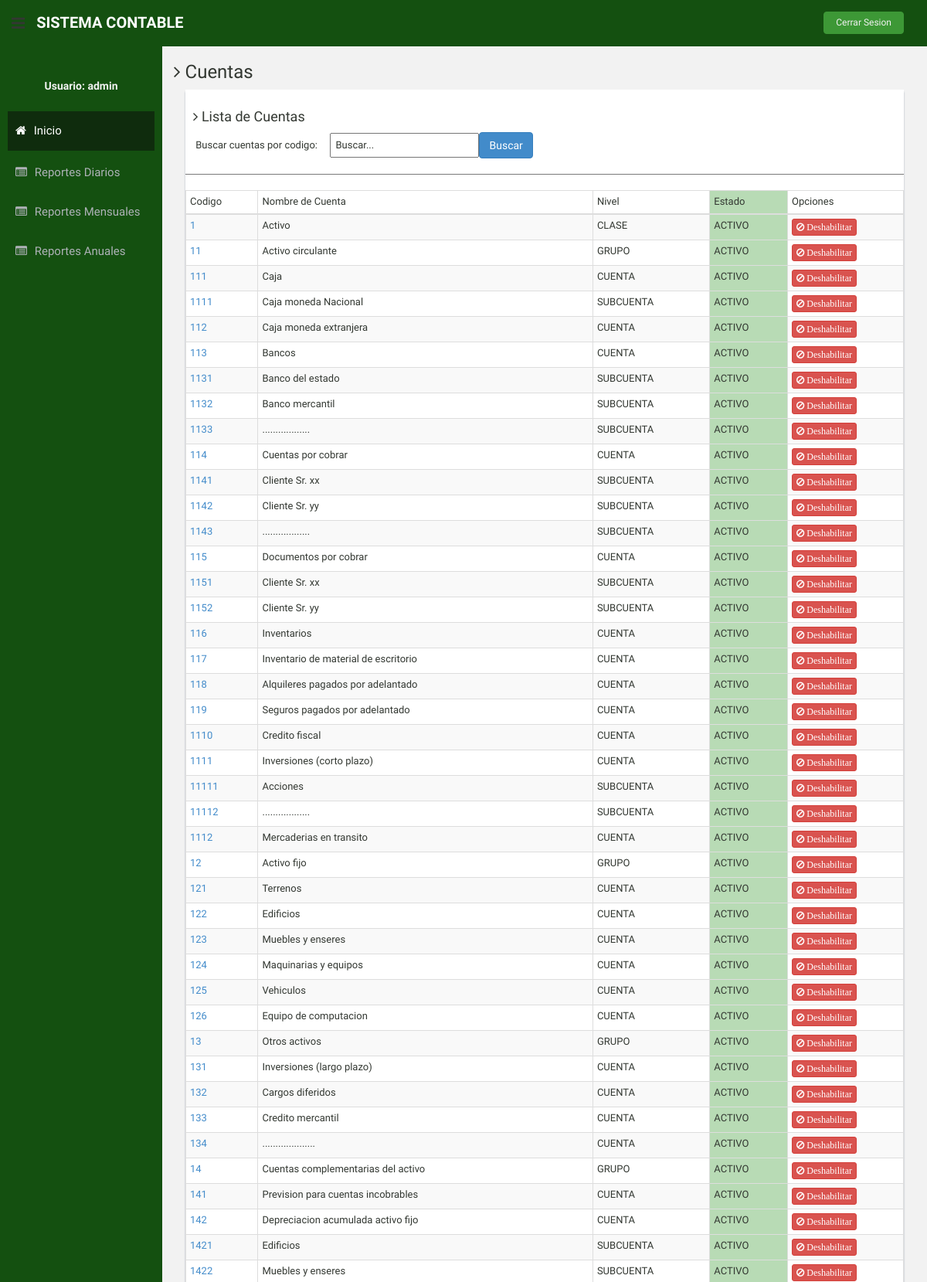
The page /principal_contador.php (signed in, upper part) on the database its author committed.
### tables this page shows
CREATE TABLE `clase` (
  `id_clase` int(11) NOT NULL,
  `nombre_clase` text,
  `estado_clase` varchar(45) DEFAULT NULL,
  `fecha_registro_clase` date DEFAULT NULL,
  `fecha_modifico_clase` date DEFAULT NULL
);

CREATE TABLE `grupo` (
  `id_grupo` int(11) NOT NULL,
  `nombre_grupo` text,
  `estado_grupo` varchar(45) DEFAULT NULL,
  `fecha_registro_grupo` date DEFAULT NULL,
  `fecha_modifico_grupo` date DEFAULT NULL,
  `id_clase` int(11) NOT NULL
);

CREATE TABLE `cuenta` (
  `id_cuenta` int(11) NOT NULL,
  `nombre_cuenta` text,
  `estado_cuenta` varchar(45) DEFAULT NULL,
  `fecha_registro_cuenta` date DEFAULT NULL,
  `fecha_modifico_cuenta` date DEFAULT NULL,
  `id_grupo` int(11) NOT NULL
);

CREATE TABLE `subcuenta` (
  `id_subcuenta` int(11) NOT NULL,
  `nombre_subcuenta` text,
  `estado_subcuenta` varchar(45) DEFAULT NULL,
  `fecha_registro_subcuenta` date DEFAULT NULL,
  `fecha_modifico_subcuenta` date DEFAULT NULL,
  `id_cuenta` int(11) NOT NULL
);

### principal_contador.php (the view, shortened to what this page needs)
<?php
require('conexion.php');
?>
<!DOCTYPE html>
<html lang="en">
  <head>
    <link href="assets/css/bootstrap.css" rel="stylesheet">
    <link href="assets/font-awesome/css/font-awesome.css" rel="stylesheet" />
    <link rel="stylesheet" type="text/css" href="assets/css/zabuto_calendar.css">
    <link rel="stylesheet" type="text/css" href="assets/js/gritter/css/jquery.gritter.css" />
    <link rel="stylesheet" type="text/css" href="assets/lineicons/style.css">
    <link href="assets/css/style.css" rel="stylesheet">
    <link href="assets/css/style-responsive.css" rel="stylesheet">
  </head>
  <body>
  <section id="container" >
      <header class="header black-bg">
              <div class="sidebar-toggle-box">
                  <div class="fa fa-bars tooltips" data-placement="right" data-original-title="Toggle Navigation"></div>
              </div>
            <a href="index.php" class="logo"><b>SISTEMA CONTABLE</b></a>
            <div class="top-menu">
              <ul class="nav pull-right top-menu">
                    <li><a class="logout" href="index.php">Cerrar Sesion</a></li>
              </ul>
            </div>
        </header>
      <aside>
          <div id="sidebar"  class="nav-collapse ">
    <ul class="sidebar-menu" id="nav-accordion"><br>
        <h5 class="centered">Usuario: <?php echo $_SESSION["usuario"]; ?></h5>
        <li class="mt">
            <a class="active" href="principal_contador.php">
                <i class="fa fa-home">    </i>
                <span>Inicio  </span>
            </a>
        </li>
        <li class="sub-menu">
            <a  href="javascript:;" >
                  <i class="fa fa-list-alt"></i>
                  <span>Reportes Diarios</span>
              </a>
          </li>
          <li class="sub-menu">
            <a  href="javascript:;" >
                  <i class="fa fa-list-alt"></i>
                  <span>Reportes Mensuales</span>
              </a>
          </li>
          <li class="sub-menu">
            <a  href="javascript:;" >
                  <i class="fa fa-list-alt"></i>
                  <span>Reportes Anuales</span>
              </a>
          </li>
    </ul>
</div>
      </aside>
</section>
<section id="main-content">
    <section class="wrapper">
      <h3><i class="fa fa-angle-right"></i> Cuentas</h3>
                  <div class="col-md-12">
                      <div class="content-panel">
                        <form action="eecuenta.php" method="post">
                          <table class="table table-bordered table-striped table-condensed">
                            <h4><i class="fa fa-angle-right"></i> Lista de Cuentas</h4>
                            &emsp;<label>Buscar cuentas por codigo:  </label> &emsp;
                            <form action="" method="post">
                              <input style="padding: 5px" type="text" name="buscar_id" value="Buscar..."  />
                              <input type="submit" class="btn btn-primary" type="button" value="Buscar" />
                            </form>
                            <hr>
                              <thead >
                              <tr>
                                  <td class="numeric"> Codigo</td>
                                  <td> Nombre de Cuenta</td>
                                  <td> Nivel</td>
                                  <td style="background:#b8dbb5;"> Estado</td>
                                  <td width="150px"> Opciones</td>
                              </tr>
                              </thead>
                              <tbody>
                              <?php
                              $consul="SELECT * FROM clase";
                              $rrr=mysqli_query($con,$consul);
                              if(mysqli_num_rows($rrr)==0)
                              {
                                  $resultado=mysqli_query($con,"SELECT * FROM clase");
                                  while ($row = mysqli_fetch_assoc($resultado))
                                    {
                                      $cl=$row['id_clase'];
                                      ?>
                                  <tr>
                                      <td><a href=""><?php echo $row['id_clase'];?></a></td>
                                      <td><?php echo $row['nombre_clase'];?></td>
                                      <td><?php echo 'CLASE'?></td>
                                      <td style="background:#b8dbb5;"> <?php echo $row['estado_clase'];?></td>
                                      <td>
                                          <?php
                                            if($row['estado_clase']=='ACTIVO')
                                            {
                                                ?>
                                                <a class="btn btn-danger btn-xs" type="submit"  name="eliminar_clase" href="eliminar_clase.php?cl=<?=$cl?>"><i class="fa fa-ban"> Deshabilitar</i></a>
                                                <?php
                                            }
                                            else
                                            {
                                                ?>
                                                <a class="btn btn-danger btn-xs" type="submit"  name="eliminar_clase" href="eliminar_clase.php?cl=<?=$cl?>"><i class="fa fa-ban"> Habilitar</i></a>
                                                <?php
                                            }
                                          ?>
                                          ?>
                                      </td>
                                  </tr>
                                  <?php
                                    }
                                }
                                else
                                {
                                  $resultado=mysqli_query($con,"SELECT * FROM clase");
                                  while ($row = mysqli_fetch_assoc($resultado))
                                    {
                                      $cl=$row['id_clase'];
                                      ?>
                                  <tr>
                                      <td><a href=""><?php echo $row['id_clase'];?></a></td>
                                      <td><?php echo $row['nombre_clase'];?></td>
                                      <td><?php echo 'CLASE'?></td>
                                      <td style="background:#b8dbb5;"> <?php echo $row['estado_clase'];?></td>
                                      <td>
                                          <?php
                                            if($row['estado_clase']=='ACTIVO')
                                            {
                                                ?>
                                                <a class="btn btn-danger btn-xs" type="submit"  name="eliminar_clase" href="eliminar_clase.php?cl=<?=$cl?>"><i class="fa fa-ban"> Deshabilitar</i></a>
                                                <?php
                                            }
                                            else
                                            {
                                                ?>
                                                <a class="btn btn-danger btn-xs" type="submit"  name="eliminar_clase" href="eliminar_clase.php?cl=<?=$cl?>"><i class="fa fa-ban"> Habilitar</i></a>
                                                <?php
                                            }
                                          ?>
                                      </td>
                                  </tr>
                                  <?php
                                      $resultados=mysqli_query($con,"SELECT * FROM grupo where id_clase='$cl'");
                                  while ($rows = mysqli_fetch_assoc($resultados))
                                    {
                                      $gr=$rows['id_grupo'];
                                      ?>
                                  <tr>
                                      <td><a href=""><?php echo $rows['id_grupo'];?></a></td>
                                      <td><?php echo $rows['nombre_grupo'];?></td>
                                      <td><?php echo 'GRUPO'?></td>
                                      <td style="background:#b8dbb5;"> <?php echo $rows['estado_grupo'];?></td>
                                      <td>
                                          <?php
                                            if($rows['estado_grupo']=='ACTIVO')
                                            {
                                                ?>
                                                <a class="btn btn-danger btn-xs" type="submit"  name="eliminar_grupo" href="eliminar_grupo.php?gr=<?=$gr?>"><i class="fa fa-ban"> Deshabilitar</i></a>
                                                <?php
                                            }
                                            else
                                            {
                                                ?>
                                                <a class="btn btn-danger btn-xs" type="submit"  name="eliminar_grupo" href="eliminar_grupo.php?gr=<?=$gr?>"><i class="fa fa-ban"> Habilitar</i></a>
                                                <?php
                                            }
                                          ?>
                                      </td>
                                  </tr>
                                  <?php
                                  $resultadoss=mysqli_query($con,"SELECT * FROM cuenta where id_grupo='$gr'");
                                  while ($rowss = mysqli_fetch_assoc($resultadoss))
                                    {
                                      $cu=$rowss['id_cuenta'];
                                      ?>
                                  <tr>
                                      <td><a href=""><?php echo $rowss['id_cuenta'];?></a></td>
                                      <td><?php echo $rowss['nombre_cuenta'];?></td>
                                      <td><?php echo 'CUENTA'?></td>
                                      <td style="background:#b8dbb5;"> <?php echo $rowss['estado_cuenta'];?></td>
                                      <td>
                                          <?php
                                            if($rowss['estado_cuenta']=='ACTIVO')
                                            {
                                                ?>
                                                <a class="btn btn-danger btn-xs" type="submit"  name="eliminar_cuenta" href="eliminar_cuenta.php?cu=<?=$cu?>"><i class="fa fa-ban"> Deshabilitar</i></a>
                                                <?php
                                            }
                                            else
                                            {
                                                ?>
                                                <a class="btn btn-danger btn-xs" type="submit"  name="eliminar_cuenta" href="eliminar_cuenta.php?cu=<?=$cu?>"><i class="fa fa-ban"> Habilitar</i></a>
                                                <?php
                                            }
                                          ?>
                                      </td>
                                  </tr>
                                  <?php
                                  $resultadosss=mysqli_query($con,"SELECT * FROM subcuenta where id_cuenta='$cu'");
                                  while ($rowsss = mysqli_fetch_assoc($resultadosss))
                                    { $sub=$rowsss['id_subcuenta'];
                                      ?>
                                  <tr>
                                      <td><a href=""><?php echo $rowsss['id_subcuenta'];?></a></td>
                                      <td><?php echo $rowsss['nombre_subcuenta'];?></td>
                                      <td><?php echo 'SUBCUENTA'?></td>
                                      <td style="background:#b8dbb5;"> <?php echo $rowsss['estado_subcuenta'];?></td>
                                      <td>
                                          <?php
                                            if($rowsss['estado_subcuenta']=='ACTIVO')
                                            {
                                                ?>
                                                <a class="btn btn-danger btn-xs" type="submit"  name="eliminar_subcuenta" href="eliminar_subcuenta.php?sub=<?=$sub?>"><i class="fa fa-ban"> Deshabilitar</i></a>
                                                <?php
                                            }
                                            else
                                            {
                                                ?>
                                                <a class="btn btn-danger btn-xs" type="submit"  name="eliminar_subcuenta" href="eliminar_subcuenta.php?sub=<?=$sub?>"><i class="fa fa-ban"> Habilitar</i></a>
                                                <?php
                                            }
                                          ?>
                                      </td>
                                  </tr>
                                  <?php
                                }
                                }
                                }
                                }
                                }
                                ?>
                              </tbody>
                          </table>
                        </form>
                      </div>
                  </div>
    </section>
</section>
  </body>
</html>

### rows shown on the page
clase: id_clase "1", nombre_clase "Activo", estado_clase "ACTIVO"
grupo: id_grupo "11", nombre_grupo "Activo circulante", estado_grupo "ACTIVO"
cuenta: id_cuenta "111", nombre_cuenta "Caja", estado_cuenta "ACTIVO"
subcuenta: id_subcuenta "1111", nombre_subcuenta "Caja moneda Nacional", estado_subcuenta "ACTIVO"
cuenta: id_cuenta "112", nombre_cuenta "Caja moneda extranjera", estado_cuenta "ACTIVO"
cuenta: id_cuenta "113", nombre_cuenta "Bancos", estado_cuenta "ACTIVO"
subcuenta: id_subcuenta "1131", nombre_subcuenta "Banco del estado", estado_subcuenta "ACTIVO"
subcuenta: id_subcuenta "1132", nombre_subcuenta "Banco mercantil", estado_subcuenta "ACTIVO"
subcuenta: id_subcuenta "1133", nombre_subcuenta "..................", estado_subcuenta "ACTIVO"
cuenta: id_cuenta "114", nombre_cuenta "Cuentas por cobrar", estado_cuenta "ACTIVO"
subcuenta: id_subcuenta "1141", nombre_subcuenta "Cliente Sr. xx", estado_subcuenta "ACTIVO"
subcuenta: id_subcuenta "1142", nombre_subcuenta "Cliente Sr. yy", estado_subcuenta "ACTIVO"
subcuenta: id_subcuenta "1143", nombre_subcuenta "..................", estado_subcuenta "ACTIVO"
cuenta: id_cuenta "115", nombre_cuenta "Documentos por cobrar", estado_cuenta "ACTIVO"
subcuenta: id_subcuenta "1151", nombre_subcuenta "Cliente Sr. xx", estado_subcuenta "ACTIVO"
subcuenta: id_subcuenta "1152", nombre_subcuenta "Cliente Sr. yy", estado_subcuenta "ACTIVO"
cuenta: id_cuenta "116", nombre_cuenta "Inventarios", estado_cuenta "ACTIVO"
cuenta: id_cuenta "117", nombre_cuenta "Inventario de material de escritorio", estado_cuenta "ACTIVO"
cuenta: id_cuenta "118", nombre_cuenta "Alquileres pagados por adelantado", estado_cuenta "ACTIVO"
cuenta: id_cuenta "119", nombre_cuenta "Seguros pagados por adelantado", estado_cuenta "ACTIVO"
cuenta: id_cuenta "1110", nombre_cuenta "Credito fiscal", estado_cuenta "ACTIVO"
cuenta: id_cuenta "1111", nombre_cuenta "Inversiones (corto plazo)", estado_cuenta "ACTIVO"
subcuenta: id_subcuenta "11111", nombre_subcuenta "Acciones", estado_subcuenta "ACTIVO"
subcuenta: id_subcuenta "11112", nombre_subcuenta "..................", estado_subcuenta "ACTIVO"
cuenta: id_cuenta "1112", nombre_cuenta "Mercaderias en transito", estado_cuenta "ACTIVO"
grupo: id_grupo "12", nombre_grupo "Activo fijo", estado_grupo "ACTIVO"
cuenta: id_cuenta "121", nombre_cuenta "Terrenos", estado_cuenta "ACTIVO"
cuenta: id_cuenta "122", nombre_cuenta "Edificios", estado_cuenta "ACTIVO"
cuenta: id_cuenta "123", nombre_cuenta "Muebles y enseres", estado_cuenta "ACTIVO"
cuenta: id_cuenta "124", nombre_cuenta "Maquinarias y equipos", estado_cuenta "ACTIVO"
cuenta: id_cuenta "125", nombre_cuenta "Vehiculos", estado_cuenta "ACTIVO"
cuenta: id_cuenta "126", nombre_cuenta "Equipo de computacion", estado_cuenta "ACTIVO"
grupo: id_grupo "13", nombre_grupo "Otros activos", estado_grupo "ACTIVO"
cuenta: id_cuenta "131", nombre_cuenta "Inversiones (largo plazo)", estado_cuenta "ACTIVO"
cuenta: id_cuenta "132", nombre_cuenta "Cargos diferidos", estado_cuenta "ACTIVO"
cuenta: id_cuenta "133", nombre_cuenta "Credito mercantil", estado_cuenta "ACTIVO"
cuenta: id_cuenta "134", nombre_cuenta "....................", estado_cuenta "ACTIVO"
grupo: id_grupo "14", nombre_grupo "Cuentas complementarias del activo", estado_grupo "ACTIVO"
cuenta: id_cuenta "141", nombre_cuenta "Prevision para cuentas incobrables", estado_cuenta "ACTIVO"
cuenta: id_cuenta "142", nombre_cuenta "Depreciacion acumulada activo fijo", estado_cuenta "ACTIVO"
subcuenta: id_subcuenta "1421", nombre_subcuenta "Edificios", estado_subcuenta "ACTIVO"
subcuenta: id_subcuenta "1422", nombre_subcuenta "Muebles y enseres", estado_subcuenta "ACTIVO"

### other values the page prints
$_SESSION["usuario"] "admin"
